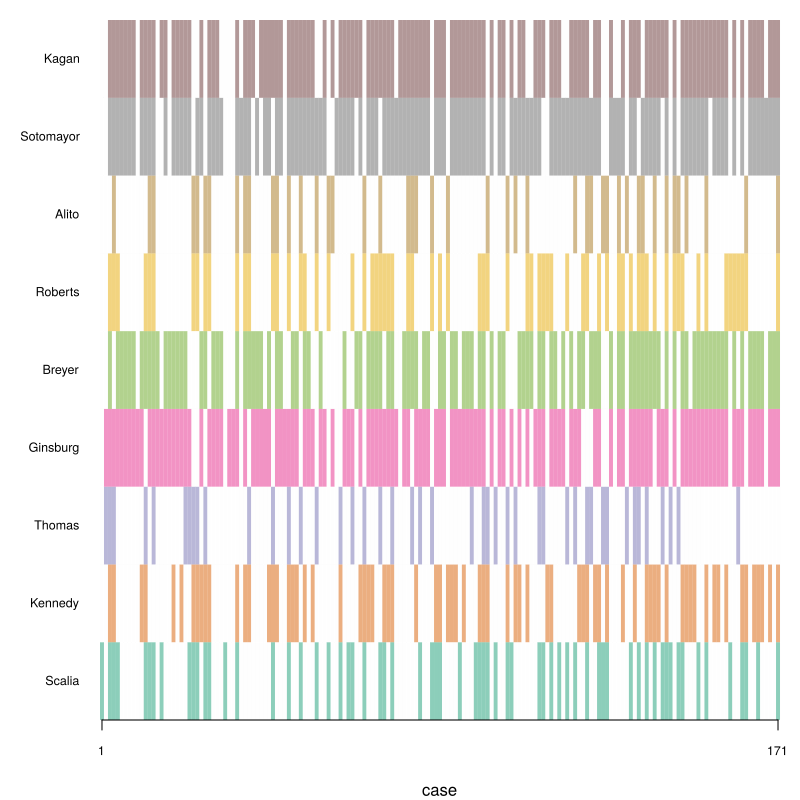

The script that drew this image:
##############################################################################
##############################################################################
# Example 2.2
# US Supreme court ideological leaning
# Reproduces Figure 2.3
#
# Copyright (c) 2016 Johan Dahlin [ johan.dahlin (at) liu.se ]
# Distributed under the MIT license.
#
##############################################################################
##############################################################################

#setwd("~/projects/phd-thesis/thesis-figures/ex-supreme")

# Setup plot colors
library("RColorBrewer")
plotColors = brewer.pal(8, "Dark2");
plotColors1 = c(plotColors,"#663333")
plotColors2 = c("#FFFFFF",plotColors,"#663333")

library("MCMCpack")

d <- as.matrix( read.table("supreme-court-2010-2015.csv",sep=",",stringsAsFactors=FALSE,header=TRUE) )
nCases <- dim(d)[1]

for (ii in 1:9){
  d[,ii] = d[,ii] * ii
}

cairo_pdf("ex-supreme-data.pdf", height = 8, width = 8)
layout(matrix(1, 1, 1, byrow = TRUE))  
par(mar=c(4,5,1,1))
image(1:nCases,1:9,d,xlab="case",ylab="",
      col=rgb(t(col2rgb(plotColors2))/256,alpha=0.50),
      yaxt="n",xaxt="n",bty='n')
axis(1,at=c(1,nCases),cex.axis=0.75)
axis(2,at=seq(1,9,1),labels=colnames(d),las=1,cex.axis=0.75,lwd=0)
dev.off() 
